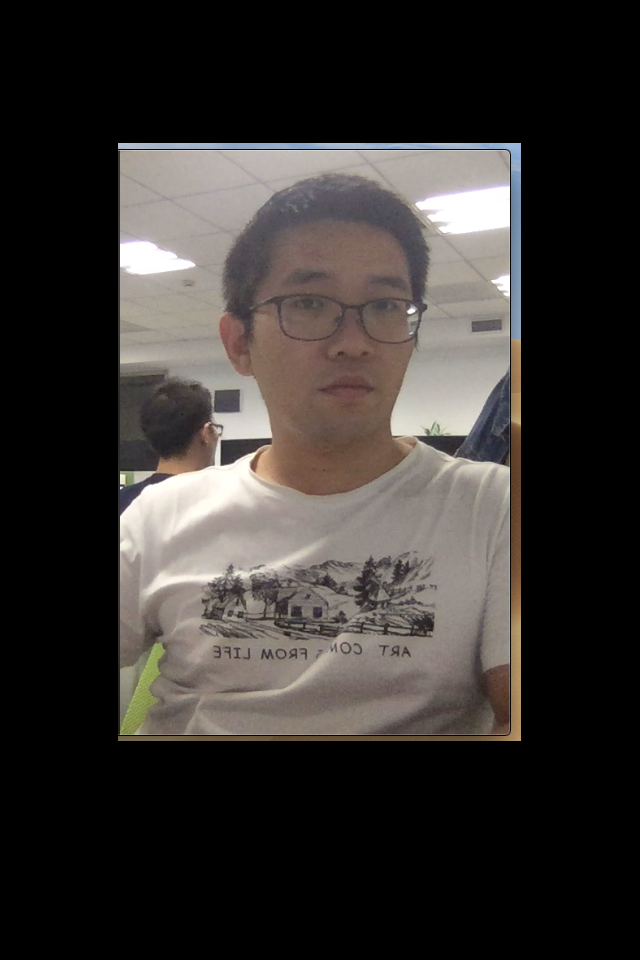
//> input picture att_faces/s1/1.png, 640 x 960 px
$ ./class_34   (built with g++ and OpenCV 4)
//> lines starting //> are read from the running program, lines starting //| are printed output that depends on the picture; after the words box and inside, x2 and y2 are one past the last pixel; in counts of white or black regions, pixels touching at a corner belong together
### classfour.hpp
//
//  classfour.hpp
//  myopencv
//
//  Created by wu baofeng on 2019/7/11.
//  Copyright © 2019 friday. All rights reserved.
//

#ifndef classfour_hpp
#define classfour_hpp

#include <stdio.h>
#include <opencv2/opencv.hpp>
#include <iostream>
using namespace std;
using namespace cv;

#endif /* classfour_hpp */

### class_34.cpp
//
//  class_five.cpp
//  myopencv
//
//  Created by wu baofeng on 2019/7/11.
//  Copyright © 2019 friday. All rights reserved.
//

#include <stdio.h>
#include "classfour.hpp"
#include <unistd.h>

/*
 1
 */
Mat src,src_gray,dst,src_tow;
int max_value = 255;
int should_value = 100;

char *output_window = "output_window";

void Demo_Contour(int a ,void* b)
{
    Mat bin_output;

    threshold(src_tow, bin_output, should_value, max_value, THRESH_BINARY);


    vector<vector<Point>> contourPoints;
    vector<Vec4i> heirachy;

    findContours(bin_output, contourPoints, heirachy, RETR_TREE, CHAIN_APPROX_SIMPLE,Point(0,0));

    vector<vector<Point>> convexs(contourPoints.size());

    for (int i = 0; i<contourPoints.size(); i++) {
        convexHull(contourPoints[i], convexs[i],false,true);
    }

    dst = Mat::zeros(src.size(), CV_8UC3);
    RNG rng(12345);

    for (size_t i = 0; i<convexs.size(); i++) {
        Scalar color = Scalar(rng.uniform(0, 255),rng.uniform(0, 255),rng.uniform(0, 255));
        drawContours(src, convexs, (int)i, color,2,8,-1,0,Point(0,0));
    }
    imshow(output_window, src);
}


int main()
{


    src = imread("/Users/wubaofeng/Desktop/my_github/myopencv/att_faces/s1/1.png");
//> src is the input picture: 960 rows x 640 cols, CV_8UC3; mean B, G, R 48.6, 51, 54.9

    imshow("src", src);

    int rows = src.rows;
//> rows = 960
    int cols = src.cols;
//> cols = 640

    for (int row = 0; row < rows ; row ++) {
        for (int col = 0; col < cols ; col++) {
            if (src.at<Vec3b>(row,col) == Vec3b(255,255,255))
            {
                src.at<Vec3b>(row,col)[0] = 0;
                src.at<Vec3b>(row,col)[1] = 0;
                src.at<Vec3b>(row,col)[2] = 0;
            }
        }
    }
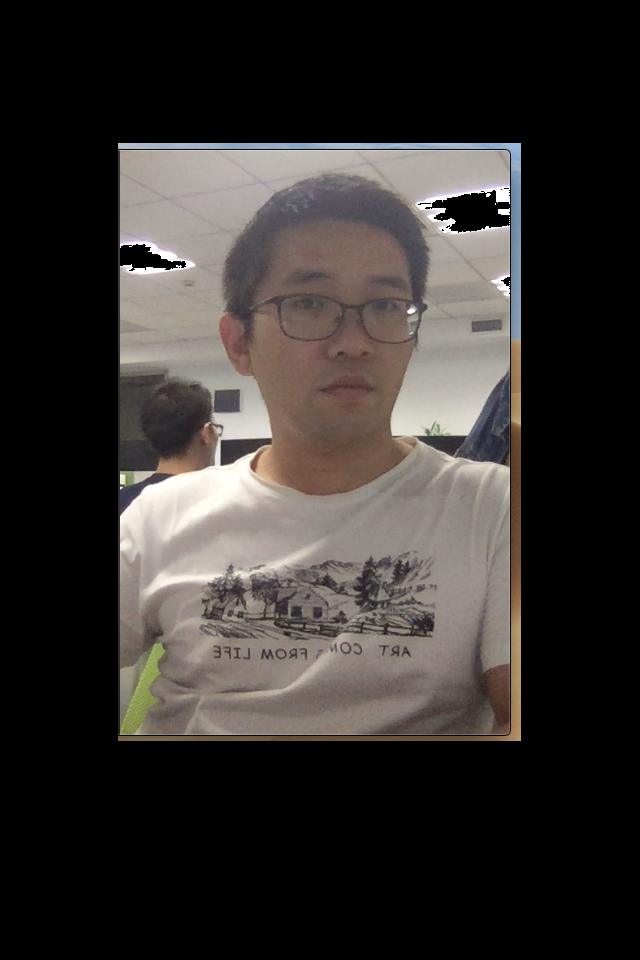
//> src: 960 rows x 640 cols, CV_8UC3; 0.52% of pixels changed, all inside (x1, y1, x2, y2) = (120, 188, 510, 294)

    namedWindow(output_window);
    imshow(output_window, src);

    /// 锐化
    Mat kernel = (Mat_<float>(3,3)<<1,1,1,1,-8,1,1,1,1);
    Mat imgLaplance;
    Mat sharpenImage = src;
    filter2D(src, imgLaplance, CV_32F, kernel,Point(-1,-1),0,BORDER_DEFAULT);
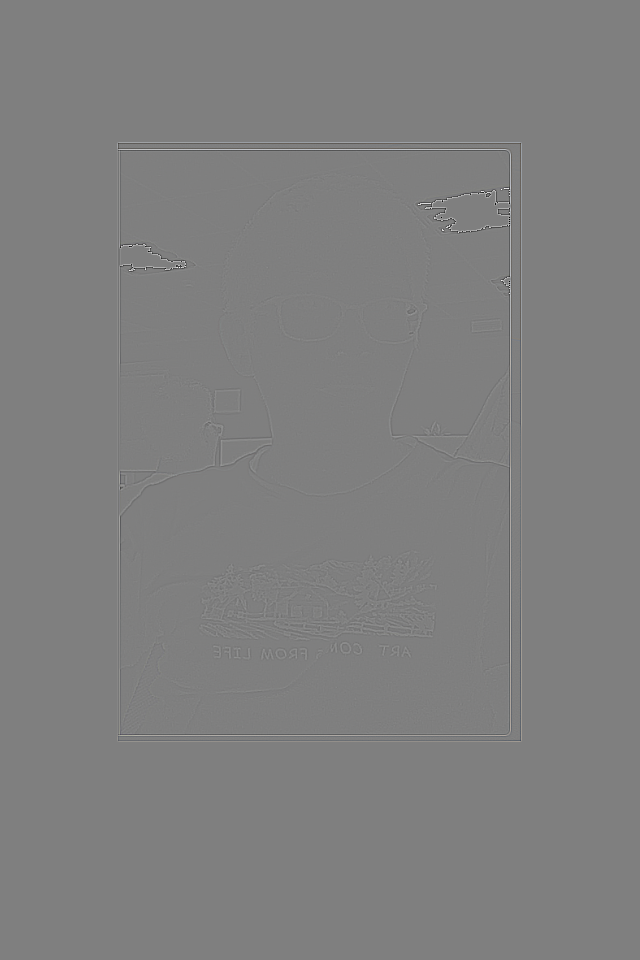
//> imgLaplance: 960 rows x 640 cols, CV_32FC3; mean B, G, R 0, 0, 0; drawn with min black and max white
    src.convertTo(sharpenImage, CV_32F);
    Mat resultImg = sharpenImage - imgLaplance;
    resultImg.convertTo(resultImg, CV_8UC3);
//> resultImg: 960 rows x 640 cols, CV_8UC3
    imgLaplance.convertTo(imgLaplance, CV_8UC3);
//> imgLaplance: 960 rows x 640 cols, CV_8UC3
    imshow("resultImg", resultImg);
    /// 二值化
    Mat binaryImg;
    cvtColor(resultImg, resultImg, COLOR_BGR2GRAY);
//> resultImg: 960 rows x 640 cols, CV_8UC1
    threshold(resultImg, binaryImg, 40, 255, THRESH_BINARY|THRESH_OTSU);
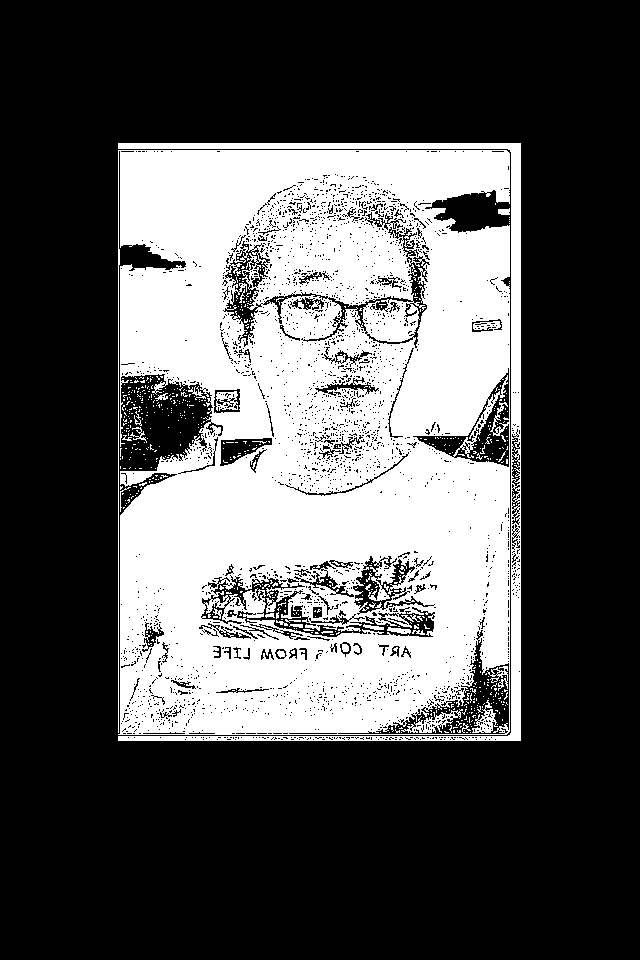
//> binaryImg: 960 rows x 640 cols, CV_8UC1; 32.9% white; 648 white regions (623 under 20 px), largest, box (x1, y1, x2, y2) and area: (118, 150, 510, 735) 188695, (118, 143, 521, 741) 9477, (401, 709, 463, 733) 470

    imshow("binnaryImg", binaryImg);
    /// 距离变化
    Mat distImg;
    distanceTransform(binaryImg, distImg, DIST_L1, 3, 5);
    normalize(distImg, distImg,0,1,NORM_MINMAX);

    imshow("distImg", distImg);
    /// 再次二值化
    threshold(distImg, distImg, 0.4, 1, THRESH_BINARY);
//> distImg: 960 rows x 640 cols, CV_32FC1; values 0 (black) and 1 (white), 3.2% white; 11 white regions (4 under 20 px), largest, box (x1, y1, x2, y2) and area: (146, 484, 442, 581) 10247, (146, 176, 266, 247) 5120, (419, 333, 484, 410) 2500
    imshow("binner_2", distImg);

    Mat kerne2 = Mat::ones(13, 13, CV_8UC1);

    erode(distImg, distImg, kerne2,Point(-1,-1));
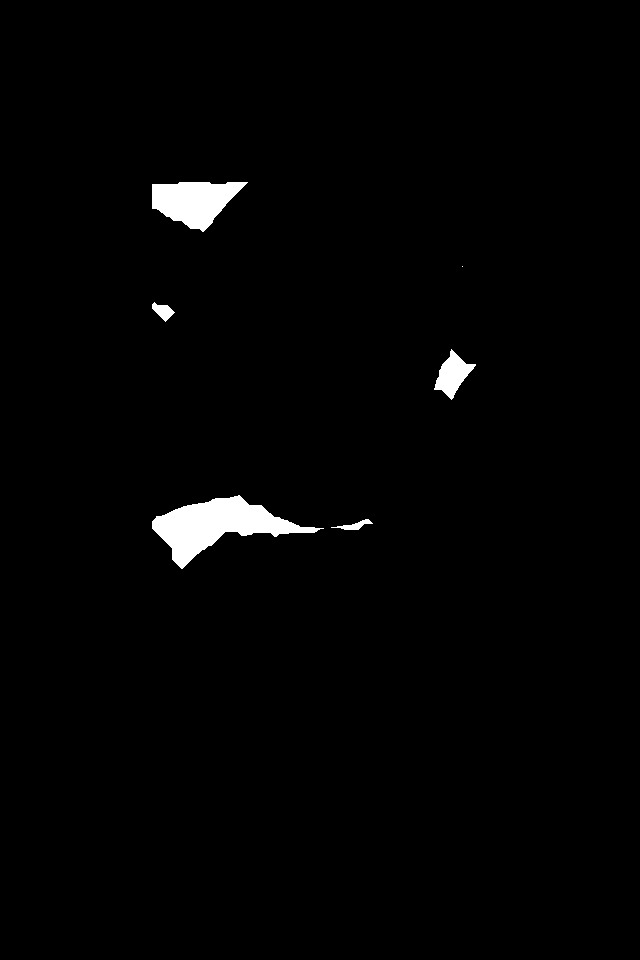
//> distImg: 960 rows x 640 cols, CV_32FC1; values 0 (black) and 1 (white), 1.5% white; 6 white regions (1 under 20 px), largest, box (x1, y1, x2, y2) and area: (152, 495, 324, 569) 5055, (152, 182, 248, 232) 2997, (434, 349, 476, 400) 991, (152, 302, 175, 322) 236, (331, 519, 373, 530) 176
    imshow("erode", distImg);

    /// 编号
    Mat dist_8u;
    distImg.convertTo(dist_8u, CV_8U);
//> dist_8u: 960 rows x 640 cols, CV_8UC1; values 0 (black) and 1 (white), 1.5% white; 6 white regions (1 under 20 px)

    vector<vector<Point>> contours;
    findContours(dist_8u, contours, RETR_EXTERNAL, CHAIN_APPROX_SIMPLE, Point(0,0));
//> contours = 6 contours, 1 with area under 20; largest, box (x1, y1, x2, y2) and area: (152, 495, 324, 569) 4874, (152, 182, 248, 232) 2886, (434, 349, 476, 400) 932, (152, 302, 175, 322) 211, (331, 519, 373, 530) 134
    // 创建编号
    Mat marks = Mat::zeros(src.size(), CV_32SC1);
    RNG rng(12345);
    for (int i = 0; i < contours.size(); i++) {
        drawContours(marks, contours, static_cast<int>(i), Scalar(rng.uniform(0, 255),rng.uniform(0, 255),rng.uniform(0, 255)),-1);
    }
//> this loop made 6 passes
//> marks: 960 rows x 640 cols, CV_32SC1; 6 distinct labels, from 0 to 229
    circle(marks,Point(5,5),3,Scalar(255,255,255),-1);
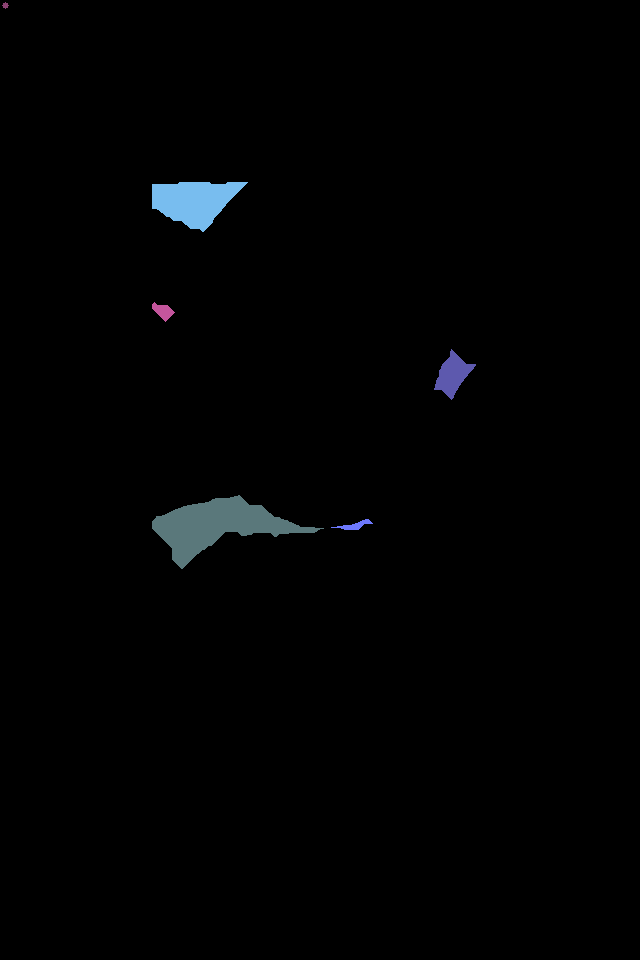
//> marks: 960 rows x 640 cols, CV_32SC1; 7 distinct labels, from 0 to 255; one colour per label, 0 black

//    imshow("marks", marks*1000);

    /// 分水岭变化
    watershed(src, marks);
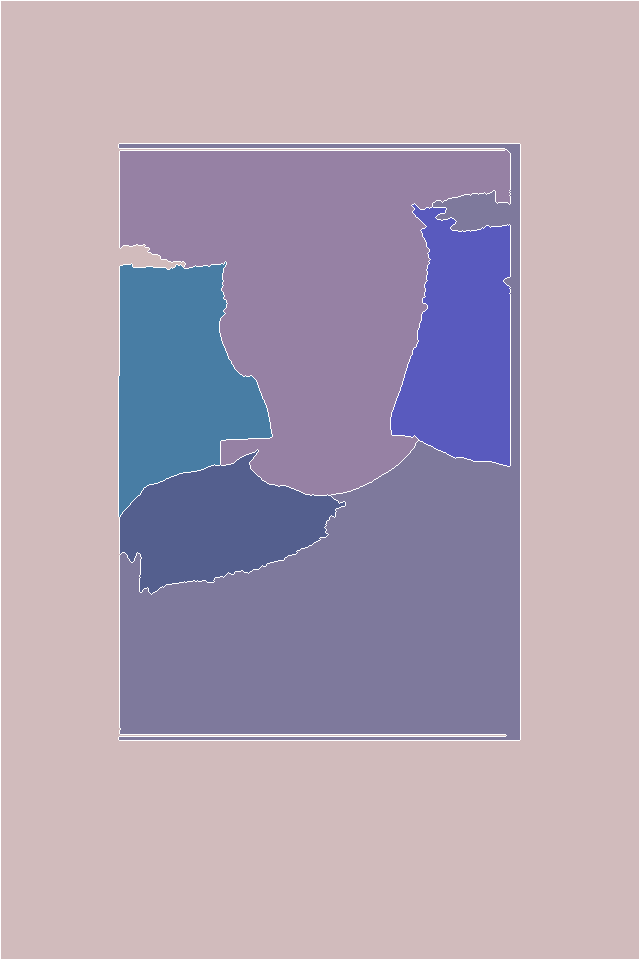
//> marks: 960 rows x 640 cols, CV_32SC1; 7 distinct labels, from -1 to 255; one colour per label, 0 black, -1 white
    Mat mark = Mat::zeros(marks.size(), CV_8UC1);
    marks.convertTo(mark, CV_8UC1);
    bitwise_not(mark, mark,Mat());
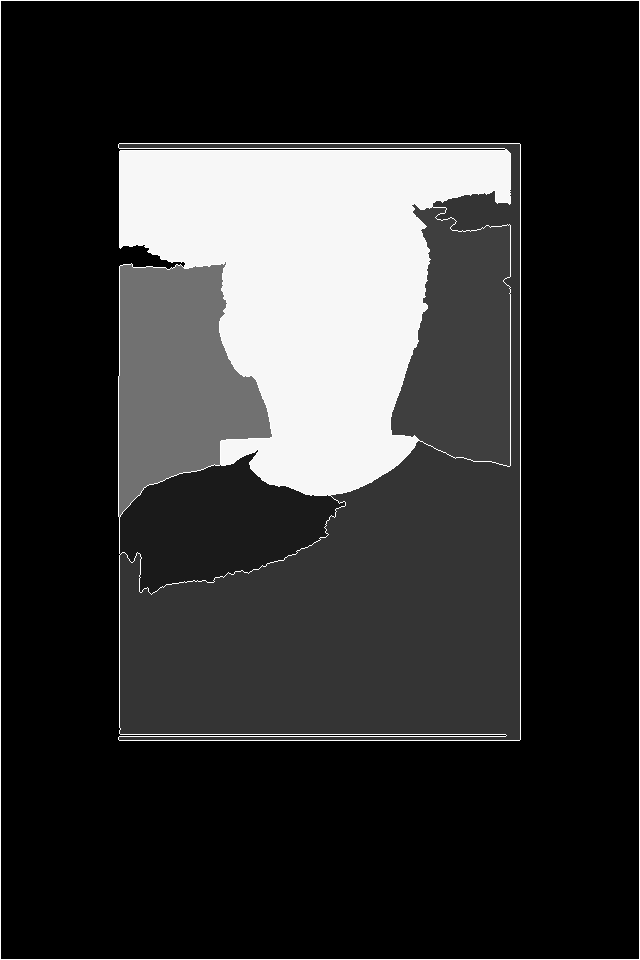
//> mark: 960 rows x 640 cols, CV_8UC1; min 0, max 255, mean 49.3
    imshow("mark", mark);

    waitKey();
    return 0;
}

$ run again, with att_faces/s1/3.pgm saved as att_faces/s1/1.png
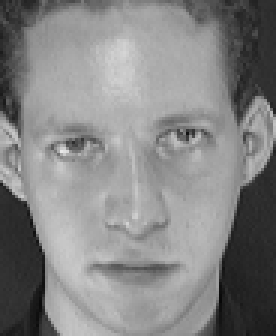
//> input picture att_faces/s1/3.pgm, 92 x 112 px (shown 3 times larger)
//> src is the input picture: 112 rows x 92 cols, CV_8UC3; min 7, max 232, mean 132.6
//> binaryImg: 112 rows x 92 cols, CV_8UC1; 67.9% white; 131 black regions (118 under 20 px), largest, box (x1, y1, x2, y2) and area: (64, 46, 92, 112) 930, (43, 0, 92, 45) 647, (0, 60, 20, 112) 642
//> `erode(distImg, distImg, kerne2,Point(-1,-1));`:
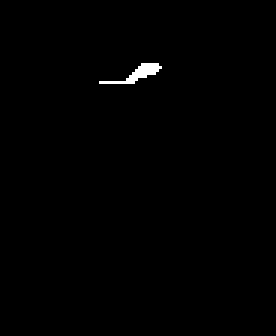
//> distImg: 112 rows x 92 cols, CV_32FC1 (shown 3 times larger); values 0 (black) and 1 (white), 0.5% white; 1 white region, box (x1, y1, x2, y2) and area: (33, 21, 54, 28) 52
//> dist_8u: 112 rows x 92 cols, CV_8UC1; values 0 (black) and 1 (white), 0.5% white; 1 white region
//> contours = 1 contour; box (x1, y1, x2, y2) and area: (33, 21, 54, 28) 31
//> the loop `for (int i = 0; i < contours.size(); i++)` made 1 pass
//> `bitwise_not(mark, mark,Mat());`:
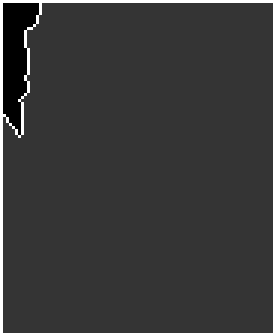
//> mark: 112 rows x 92 cols, CV_8UC1 (shown 3 times larger); min 0, max 255, mean 59.4
